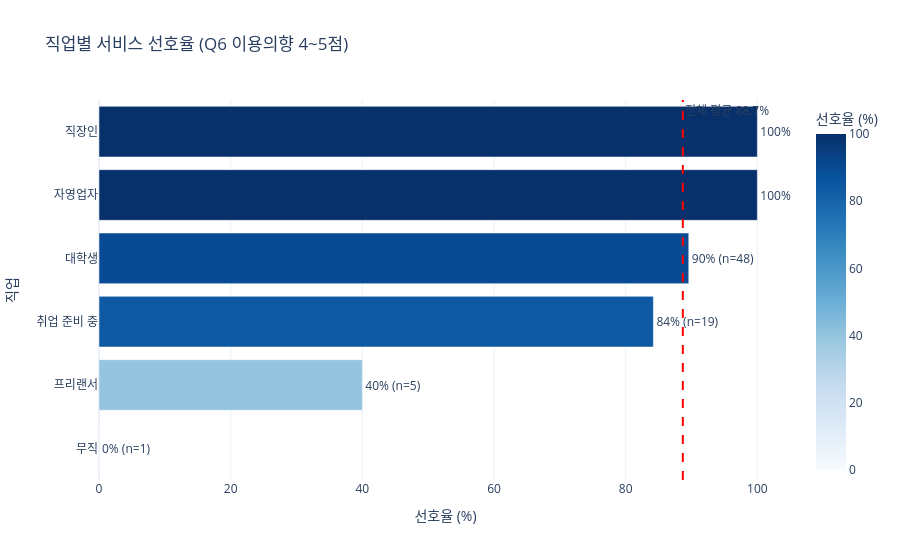

Notebook cell for this chart:
### Markdown cell above
## 4. 세그먼트별 서비스 선호율

### Code cell
seg_df = segment_summary(features, targets)
occ = seg_df[seg_df["segment_type"] == "occupation"].copy()
occ["preference_pct"] = occ["preference_rate"] * 100
occ = occ.sort_values("preference_pct", ascending=True)

fig = px.bar(
    occ, x="preference_pct", y="segment", orientation="h",
    text=occ.apply(lambda r: f"{r['preference_pct']:.0f}% (n={int(r['n'])})", axis=1),
    title="직업별 서비스 선호율 (Q6 이용의향 4~5점)",
    labels={"preference_pct": "선호율 (%)", "segment": "직업"},
    color="preference_pct", color_continuous_scale="Blues",
    template=PLOTLY_TEMPLATE,
)
fig.add_vline(x=y.mean() * 100, line_dash="dash", line_color="red",
              annotation_text=f"전체 평균 {y.mean()*100:.1f}%")
fig.update_traces(textposition="outside")
fig.show()

seg_df[seg_df["segment_type"] == "segment_main"]

### Figure 1 — Plotly figure (JSON) as saved in the notebook; plotly's stock layout.template omitted (floating-point values rounded to 4 significant figures)
{"data": [{"hovertemplate": "선호율 (%)=%{marker.color}<br>직업=%{y}<br>text=%{text}<extra></extra>", "legendgroup": "", "marker": {"color": [0.0, 40.0, 84.21, 89.58, 100.0, 100.0], "coloraxis": "coloraxis", "pattern": {"shape": ""}}, "name": "", "orientation": "h", "showlegend": false, "text": ["0% (n=1)", "40% (n=5)", "84% (n=19)", "90% (n=48)", "100% (n=7)", "100% (n=26)"], "textposition": "outside", "type": "bar", "x": [0.0, 40.0, 84.21, 89.58, 100.0, 100.0], "xaxis": "x", "y": ["무직", "프리랜서", "취업 준비 중", "대학생", "자영업자", "직장인"], "yaxis": "y"}], "layout": {"annotations": [{"showarrow": false, "text": "전체 평균 88.7%", "x": 88.68, "xanchor": "left", "xref": "x", "y": 1, "yanchor": "top", "yref": "y domain"}], "barmode": "relative", "coloraxis": {"colorbar": {"title": {"text": "선호율 (%)"}}, "colorscale": [[0, "rgb(247,251,255)"], [0.125, "rgb(222,235,247)"], [0.25, "rgb(198,219,239)"], [0.375, "rgb(158,202,225)"], [0.5, "rgb(107,174,214)"], [0.625, "rgb(66,146,198)"], [0.75, "rgb(33,113,181)"], [0.875, "rgb(8,81,156)"], [1, "rgb(8,48,107)"]]}, "legend": {"tracegroupgap": 0}, "shapes": [{"line": {"color": "red", "dash": "dash"}, "type": "line", "x0": 88.68, "x1": 88.68, "xref": "x", "y0": 0, "y1": 1, "yref": "y domain"}], "title": {"text": "직업별 서비스 선호율 (Q6 이용의향 4~5점)"}, "xaxis": {"anchor": "y", "domain": [0, 1], "title": {"text": "선호율 (%)"}}, "yaxis": {"anchor": "x", "domain": [0, 1], "title": {"text": "직업"}}}}
